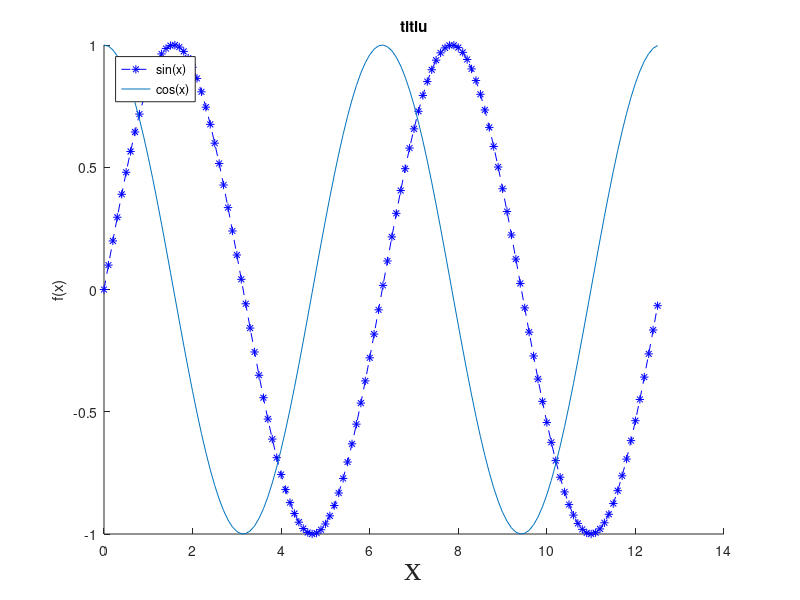

This figure's MATLAB source:

x=0:0.1:4*pi;
y=sin(x);
z=cos(x);
hold on;
figure(1);
plot(x,y,'--b*');
plot(x,z);
xlabel('x','FontName','Times New Roman','FontSize',25);
ylabel('f(x)');
legend('sin(x)','cos(x)','Location','northwest');
title('titlu');
hold off;
